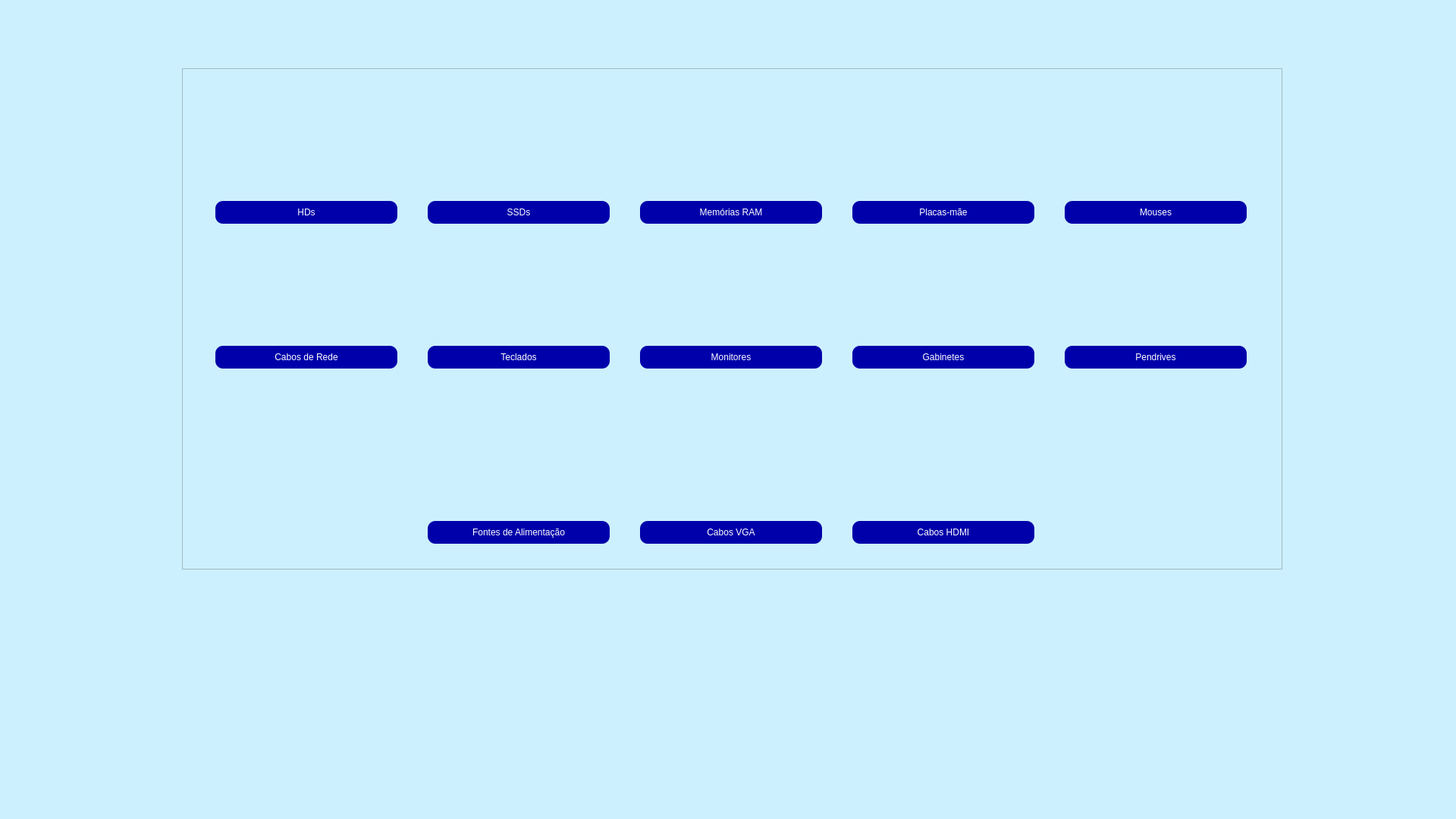
<?xml version="1.0" encoding="UTF-8"?>
<ui version="4.0">
 <class>MainWindow</class>
 <widget class="QMainWindow" name="MainWindow">
  <property name="geometry">
   <rect>
    <x>0</x>
    <y>0</y>
    <width>1920</width>
    <height>1080</height>
   </rect>
  </property>
  <property name="windowTitle">
   <string>MainWindow</string>
  </property>
  <property name="styleSheet">
   <string notr="true">background-color: rgb(205, 240, 255);</string>
  </property>
  <widget class="QWidget" name="centralwidget">
   <widget class="QScrollArea" name="scrollArea">
    <property name="geometry">
     <rect>
      <x>240</x>
      <y>90</y>
      <width>1451</width>
      <height>661</height>
     </rect>
    </property>
    <property name="widgetResizable">
     <bool>true</bool>
    </property>
    <widget class="QWidget" name="scrollAreaWidgetContents_3">
     <property name="geometry">
      <rect>
       <x>0</x>
       <y>0</y>
       <width>1449</width>
       <height>659</height>
      </rect>
     </property>
     <layout class="QGridLayout" name="gridLayout">
      <item row="0" column="0">
       <widget class="QLabel" name="imgHd">
        <property name="maximumSize">
         <size>
          <width>171</width>
          <height>151</height>
         </size>
        </property>
        <property name="text">
         <string/>
        </property>
        <property name="pixmap">
         <pixmap>HD.png</pixmap>
        </property>
        <property name="scaledContents">
         <bool>true</bool>
        </property>
        <property name="alignment">
         <set>Qt::AlignCenter</set>
        </property>
       </widget>
      </item>
      <item row="3" column="2">
       <widget class="QPushButton" name="botaoMonitor">
        <property name="minimumSize">
         <size>
          <width>240</width>
          <height>30</height>
         </size>
        </property>
        <property name="maximumSize">
         <size>
          <width>240</width>
          <height>30</height>
         </size>
        </property>
        <property name="styleSheet">
         <string notr="true">QPushButton
{
background-color: rgb(0, 0, 170);
color: rgb(255, 255, 255);
border-radius:10px;
}
QPushButton:hover{
background-color: rgb(255, 255, 255);
	color: rgb(0, 0, 0);
}</string>
        </property>
        <property name="text">
         <string>Monitores</string>
        </property>
       </widget>
      </item>
      <item row="3" column="4">
       <widget class="QPushButton" name="botaoPendrive">
        <property name="minimumSize">
         <size>
          <width>240</width>
          <height>30</height>
         </size>
        </property>
        <property name="maximumSize">
         <size>
          <width>240</width>
          <height>30</height>
         </size>
        </property>
        <property name="styleSheet">
         <string notr="true">QPushButton
{
background-color: rgb(0, 0, 170);
color: rgb(255, 255, 255);
border-radius:10px;
}
QPushButton:hover{
background-color: rgb(255, 255, 255);
	color: rgb(0, 0, 0);
}</string>
        </property>
        <property name="text">
         <string>Pendrives</string>
        </property>
       </widget>
      </item>
      <item row="0" column="4">
       <widget class="QLabel" name="imgMouse">
        <property name="maximumSize">
         <size>
          <width>101</width>
          <height>151</height>
         </size>
        </property>
        <property name="text">
         <string/>
        </property>
        <property name="pixmap">
         <pixmap>Mouse.png</pixmap>
        </property>
        <property name="scaledContents">
         <bool>true</bool>
        </property>
        <property name="alignment">
         <set>Qt::AlignCenter</set>
        </property>
       </widget>
      </item>
      <item row="2" column="1">
       <widget class="QLabel" name="imgTeclado">
        <property name="maximumSize">
         <size>
          <width>231</width>
          <height>111</height>
         </size>
        </property>
        <property name="text">
         <string/>
        </property>
        <property name="pixmap">
         <pixmap>Teclado.png</pixmap>
        </property>
        <property name="scaledContents">
         <bool>true</bool>
        </property>
        <property name="alignment">
         <set>Qt::AlignCenter</set>
        </property>
       </widget>
      </item>
      <item row="2" column="4">
       <widget class="QLabel" name="imgPendrive">
        <property name="maximumSize">
         <size>
          <width>181</width>
          <height>161</height>
         </size>
        </property>
        <property name="text">
         <string/>
        </property>
        <property name="pixmap">
         <pixmap>Pendrive.png</pixmap>
        </property>
        <property name="scaledContents">
         <bool>true</bool>
        </property>
        <property name="alignment">
         <set>Qt::AlignCenter</set>
        </property>
       </widget>
      </item>
      <item row="2" column="3">
       <widget class="QLabel" name="imgGabinete">
        <property name="maximumSize">
         <size>
          <width>111</width>
          <height>161</height>
         </size>
        </property>
        <property name="text">
         <string/>
        </property>
        <property name="pixmap">
         <pixmap>Gabinete.png</pixmap>
        </property>
        <property name="scaledContents">
         <bool>true</bool>
        </property>
        <property name="alignment">
         <set>Qt::AlignCenter</set>
        </property>
       </widget>
      </item>
      <item row="4" column="2">
       <widget class="QLabel" name="imgCaboVga">
        <property name="maximumSize">
         <size>
          <width>241</width>
          <height>151</height>
         </size>
        </property>
        <property name="text">
         <string/>
        </property>
        <property name="pixmap">
         <pixmap>Cabo VGA.png</pixmap>
        </property>
        <property name="scaledContents">
         <bool>true</bool>
        </property>
        <property name="alignment">
         <set>Qt::AlignCenter</set>
        </property>
       </widget>
      </item>
      <item row="0" column="2">
       <widget class="QLabel" name="imgRam">
        <property name="maximumSize">
         <size>
          <width>221</width>
          <height>121</height>
         </size>
        </property>
        <property name="text">
         <string/>
        </property>
        <property name="pixmap">
         <pixmap>Memória Ram.png</pixmap>
        </property>
        <property name="scaledContents">
         <bool>true</bool>
        </property>
        <property name="alignment">
         <set>Qt::AlignCenter</set>
        </property>
       </widget>
      </item>
      <item row="2" column="2">
       <widget class="QLabel" name="imgMonitor">
        <property name="maximumSize">
         <size>
          <width>201</width>
          <height>171</height>
         </size>
        </property>
        <property name="text">
         <string/>
        </property>
        <property name="pixmap">
         <pixmap>Monitor.png</pixmap>
        </property>
        <property name="scaledContents">
         <bool>true</bool>
        </property>
        <property name="alignment">
         <set>Qt::AlignCenter</set>
        </property>
       </widget>
      </item>
      <item row="1" column="4">
       <widget class="QPushButton" name="botaoMouse">
        <property name="minimumSize">
         <size>
          <width>240</width>
          <height>30</height>
         </size>
        </property>
        <property name="maximumSize">
         <size>
          <width>240</width>
          <height>30</height>
         </size>
        </property>
        <property name="styleSheet">
         <string notr="true">QPushButton
{
background-color: rgb(0, 0, 170);
color: rgb(255, 255, 255);
border-radius:10px;
}
QPushButton:hover{
background-color: rgb(255, 255, 255);
	color: rgb(0, 0, 0);
}</string>
        </property>
        <property name="text">
         <string>Mouses</string>
        </property>
       </widget>
      </item>
      <item row="0" column="1">
       <widget class="QLabel" name="imgSsd">
        <property name="maximumSize">
         <size>
          <width>201</width>
          <height>151</height>
         </size>
        </property>
        <property name="text">
         <string/>
        </property>
        <property name="pixmap">
         <pixmap>SSD.png</pixmap>
        </property>
        <property name="scaledContents">
         <bool>true</bool>
        </property>
        <property name="alignment">
         <set>Qt::AlignCenter</set>
        </property>
       </widget>
      </item>
      <item row="0" column="3">
       <widget class="QLabel" name="imgPlacaMae">
        <property name="maximumSize">
         <size>
          <width>201</width>
          <height>151</height>
         </size>
        </property>
        <property name="text">
         <string/>
        </property>
        <property name="pixmap">
         <pixmap>Placa mãe.png</pixmap>
        </property>
        <property name="scaledContents">
         <bool>true</bool>
        </property>
        <property name="alignment">
         <set>Qt::AlignCenter</set>
        </property>
       </widget>
      </item>
      <item row="1" column="2">
       <widget class="QPushButton" name="botaoRam">
        <property name="minimumSize">
         <size>
          <width>240</width>
          <height>30</height>
         </size>
        </property>
        <property name="maximumSize">
         <size>
          <width>240</width>
          <height>30</height>
         </size>
        </property>
        <property name="styleSheet">
         <string notr="true">QPushButton
{
background-color: rgb(0, 0, 170);
color: rgb(255, 255, 255);
border-radius:10px;
}
QPushButton:hover{
background-color: rgb(255, 255, 255);
	color: rgb(0, 0, 0);
}</string>
        </property>
        <property name="text">
         <string>Memórias RAM</string>
        </property>
       </widget>
      </item>
      <item row="2" column="0">
       <widget class="QLabel" name="imgCaboRede">
        <property name="maximumSize">
         <size>
          <width>171</width>
          <height>151</height>
         </size>
        </property>
        <property name="text">
         <string/>
        </property>
        <property name="pixmap">
         <pixmap>Cabo de Rede.png</pixmap>
        </property>
        <property name="scaledContents">
         <bool>true</bool>
        </property>
        <property name="alignment">
         <set>Qt::AlignCenter</set>
        </property>
       </widget>
      </item>
      <item row="3" column="0">
       <widget class="QPushButton" name="botaoCaboRede">
        <property name="minimumSize">
         <size>
          <width>240</width>
          <height>30</height>
         </size>
        </property>
        <property name="maximumSize">
         <size>
          <width>240</width>
          <height>30</height>
         </size>
        </property>
        <property name="styleSheet">
         <string notr="true">QPushButton
{
background-color: rgb(0, 0, 170);
color: rgb(255, 255, 255);
border-radius:10px;
}
QPushButton:hover{
background-color: rgb(255, 255, 255);
	color: rgb(0, 0, 0);
}</string>
        </property>
        <property name="text">
         <string>Cabos de Rede</string>
        </property>
       </widget>
      </item>
      <item row="3" column="1">
       <widget class="QPushButton" name="botaoTeclado">
        <property name="minimumSize">
         <size>
          <width>240</width>
          <height>30</height>
         </size>
        </property>
        <property name="maximumSize">
         <size>
          <width>240</width>
          <height>30</height>
         </size>
        </property>
        <property name="styleSheet">
         <string notr="true">QPushButton
{
background-color: rgb(0, 0, 170);
color: rgb(255, 255, 255);
border-radius:10px;
}
QPushButton:hover{
background-color: rgb(255, 255, 255);
	color: rgb(0, 0, 0);
}</string>
        </property>
        <property name="text">
         <string>Teclados</string>
        </property>
       </widget>
      </item>
      <item row="1" column="3">
       <widget class="QPushButton" name="botaoPlacaMae">
        <property name="minimumSize">
         <size>
          <width>240</width>
          <height>30</height>
         </size>
        </property>
        <property name="maximumSize">
         <size>
          <width>240</width>
          <height>30</height>
         </size>
        </property>
        <property name="styleSheet">
         <string notr="true">QPushButton
{
background-color: rgb(0, 0, 170);
color: rgb(255, 255, 255);
border-radius:10px;
}
QPushButton:hover{
background-color: rgb(255, 255, 255);
	color: rgb(0, 0, 0);
}</string>
        </property>
        <property name="text">
         <string>Placas-mãe</string>
        </property>
       </widget>
      </item>
      <item row="3" column="3">
       <widget class="QPushButton" name="botaoGabinete">
        <property name="minimumSize">
         <size>
          <width>240</width>
          <height>30</height>
         </size>
        </property>
        <property name="maximumSize">
         <size>
          <width>240</width>
          <height>30</height>
         </size>
        </property>
        <property name="styleSheet">
         <string notr="true">QPushButton
{
background-color: rgb(0, 0, 170);
color: rgb(255, 255, 255);
border-radius:10px;
}
QPushButton:hover{
background-color: rgb(255, 255, 255);
	color: rgb(0, 0, 0);
}</string>
        </property>
        <property name="text">
         <string>Gabinetes</string>
        </property>
       </widget>
      </item>
      <item row="1" column="0">
       <widget class="QPushButton" name="botaoHd">
        <property name="minimumSize">
         <size>
          <width>240</width>
          <height>30</height>
         </size>
        </property>
        <property name="maximumSize">
         <size>
          <width>240</width>
          <height>30</height>
         </size>
        </property>
        <property name="styleSheet">
         <string notr="true">QPushButton
{
background-color: rgb(0, 0, 170);
color: rgb(255, 255, 255);
border-radius:10px;
}
QPushButton:hover{
background-color: rgb(255, 255, 255);
	color: rgb(0, 0, 0);
}</string>
        </property>
        <property name="text">
         <string>HDs</string>
        </property>
       </widget>
      </item>
      <item row="1" column="1">
       <widget class="QPushButton" name="botaoSsd">
        <property name="minimumSize">
         <size>
          <width>240</width>
          <height>30</height>
         </size>
        </property>
        <property name="maximumSize">
         <size>
          <width>240</width>
          <height>30</height>
         </size>
        </property>
        <property name="styleSheet">
         <string notr="true">QPushButton
{
background-color: rgb(0, 0, 170);
color: rgb(255, 255, 255);
border-radius:10px;
}
QPushButton:hover{
background-color: rgb(255, 255, 255);
	color: rgb(0, 0, 0);
}</string>
        </property>
        <property name="text">
         <string>SSDs</string>
        </property>
       </widget>
      </item>
      <item row="5" column="3">
       <widget class="QPushButton" name="botaoCaboHdmi">
        <property name="minimumSize">
         <size>
          <width>240</width>
          <height>30</height>
         </size>
        </property>
        <property name="maximumSize">
         <size>
          <width>240</width>
          <height>30</height>
         </size>
        </property>
        <property name="styleSheet">
         <string notr="true">QPushButton
{
background-color: rgb(0, 0, 170);
color: rgb(255, 255, 255);
border-radius:10px;
}
QPushButton:hover{
background-color: rgb(255, 255, 255);
	color: rgb(0, 0, 0);
}</string>
        </property>
        <property name="text">
         <string>Cabos HDMI</string>
        </property>
       </widget>
      </item>
      <item row="5" column="2">
       <widget class="QPushButton" name="botaoCaboVga">
        <property name="minimumSize">
         <size>
          <width>240</width>
          <height>30</height>
         </size>
        </property>
        <property name="maximumSize">
         <size>
          <width>240</width>
          <height>30</height>
         </size>
        </property>
        <property name="styleSheet">
         <string notr="true">QPushButton
{
background-color: rgb(0, 0, 170);
color: rgb(255, 255, 255);
border-radius:10px;
}
QPushButton:hover{
background-color: rgb(255, 255, 255);
	color: rgb(0, 0, 0);
}</string>
        </property>
        <property name="text">
         <string>Cabos VGA</string>
        </property>
       </widget>
      </item>
      <item row="4" column="3">
       <widget class="QLabel" name="imgCaboHdmi">
        <property name="maximumSize">
         <size>
          <width>171</width>
          <height>151</height>
         </size>
        </property>
        <property name="text">
         <string/>
        </property>
        <property name="pixmap">
         <pixmap>Cabo HDMI.png</pixmap>
        </property>
        <property name="scaledContents">
         <bool>true</bool>
        </property>
        <property name="alignment">
         <set>Qt::AlignCenter</set>
        </property>
       </widget>
      </item>
      <item row="4" column="1">
       <widget class="QLabel" name="imgFonte">
        <property name="maximumSize">
         <size>
          <width>221</width>
          <height>151</height>
         </size>
        </property>
        <property name="text">
         <string/>
        </property>
        <property name="pixmap">
         <pixmap>Fonte de Alimentação.png</pixmap>
        </property>
        <property name="scaledContents">
         <bool>true</bool>
        </property>
        <property name="alignment">
         <set>Qt::AlignCenter</set>
        </property>
       </widget>
      </item>
      <item row="5" column="1">
       <widget class="QPushButton" name="botaoFonte">
        <property name="minimumSize">
         <size>
          <width>240</width>
          <height>30</height>
         </size>
        </property>
        <property name="maximumSize">
         <size>
          <width>240</width>
          <height>30</height>
         </size>
        </property>
        <property name="styleSheet">
         <string notr="true">QPushButton
{
background-color: rgb(0, 0, 170);
color: rgb(255, 255, 255);
border-radius:10px;
}
QPushButton:hover{
background-color: rgb(255, 255, 255);
	color: rgb(0, 0, 0);
}</string>
        </property>
        <property name="text">
         <string>Fontes de Alimentação</string>
        </property>
       </widget>
      </item>
     </layout>
    </widget>
   </widget>
  </widget>
  <widget class="QMenuBar" name="menubar">
   <property name="geometry">
    <rect>
     <x>0</x>
     <y>0</y>
     <width>1920</width>
     <height>21</height>
    </rect>
   </property>
  </widget>
  <widget class="QStatusBar" name="statusbar"/>
 </widget>
 <resources/>
 <connections/>
</ui>
